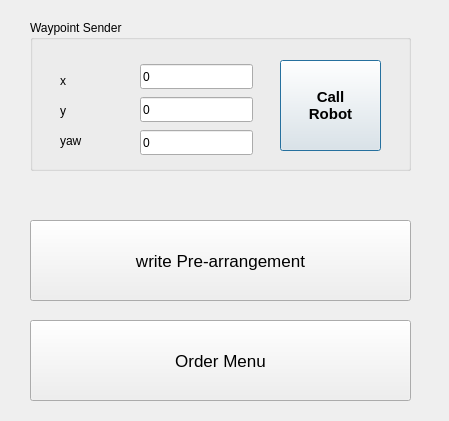
<?xml version="1.0" encoding="UTF-8"?>
<ui version="4.0">
 <class>Dialog</class>
 <widget class="QDialog" name="Dialog">
  <property name="geometry">
   <rect>
    <x>0</x>
    <y>0</y>
    <width>449</width>
    <height>421</height>
   </rect>
  </property>
  <property name="windowTitle">
   <string>Dialog</string>
  </property>
  <widget class="QGroupBox" name="groupBox">
   <property name="geometry">
    <rect>
     <x>30</x>
     <y>20</y>
     <width>381</width>
     <height>151</height>
    </rect>
   </property>
   <property name="title">
    <string>Waypoint Sender</string>
   </property>
   <widget class="QPushButton" name="callRobotButton">
    <property name="geometry">
     <rect>
      <x>250</x>
      <y>40</y>
      <width>101</width>
      <height>91</height>
     </rect>
    </property>
    <property name="font">
     <font>
      <pointsize>11</pointsize>
      <weight>75</weight>
      <bold>true</bold>
     </font>
    </property>
    <property name="text">
     <string>Call
Robot</string>
    </property>
   </widget>
   <widget class="QLabel" name="yy">
    <property name="geometry">
     <rect>
      <x>30</x>
      <y>82</y>
      <width>70</width>
      <height>17</height>
     </rect>
    </property>
    <property name="text">
     <string>y</string>
    </property>
   </widget>
   <widget class="QLabel" name="xx">
    <property name="geometry">
     <rect>
      <x>30</x>
      <y>52</y>
      <width>70</width>
      <height>17</height>
     </rect>
    </property>
    <property name="text">
     <string>x</string>
    </property>
   </widget>
   <widget class="QLineEdit" name="yawLine">
    <property name="geometry">
     <rect>
      <x>110</x>
      <y>110</y>
      <width>113</width>
      <height>25</height>
     </rect>
    </property>
    <property name="text">
     <string>0</string>
    </property>
   </widget>
   <widget class="QLineEdit" name="xLine">
    <property name="geometry">
     <rect>
      <x>110</x>
      <y>44</y>
      <width>113</width>
      <height>25</height>
     </rect>
    </property>
    <property name="text">
     <string>0</string>
    </property>
   </widget>
   <widget class="QLabel" name="zz">
    <property name="geometry">
     <rect>
      <x>30</x>
      <y>112</y>
      <width>70</width>
      <height>17</height>
     </rect>
    </property>
    <property name="text">
     <string>yaw</string>
    </property>
   </widget>
   <widget class="QLineEdit" name="yLine">
    <property name="geometry">
     <rect>
      <x>110</x>
      <y>77</y>
      <width>113</width>
      <height>25</height>
     </rect>
    </property>
    <property name="text">
     <string>0</string>
    </property>
   </widget>
  </widget>
  <widget class="QPushButton" name="pre_arrangement_bt">
   <property name="geometry">
    <rect>
     <x>30</x>
     <y>220</y>
     <width>381</width>
     <height>81</height>
    </rect>
   </property>
   <property name="font">
    <font>
     <pointsize>13</pointsize>
    </font>
   </property>
   <property name="text">
    <string>write Pre-arrangement</string>
   </property>
  </widget>
  <widget class="QPushButton" name="orderBtn">
   <property name="geometry">
    <rect>
     <x>30</x>
     <y>320</y>
     <width>381</width>
     <height>81</height>
    </rect>
   </property>
   <property name="font">
    <font>
     <pointsize>13</pointsize>
    </font>
   </property>
   <property name="text">
    <string>Order Menu</string>
   </property>
  </widget>
 </widget>
 <resources/>
 <connections/>
</ui>
